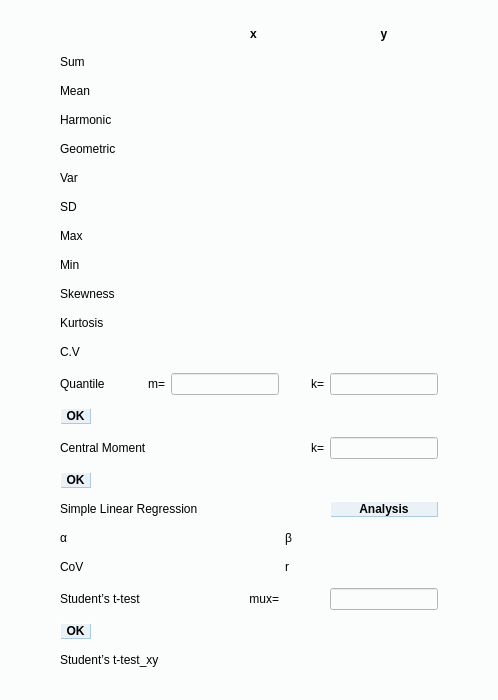
<?xml version="1.0" encoding="UTF-8"?>
<ui version="4.0">
 <class>Stat</class>
 <widget class="QDialog" name="Stat">
  <property name="geometry">
   <rect>
    <x>0</x>
    <y>0</y>
    <width>498</width>
    <height>700</height>
   </rect>
  </property>
  <property name="minimumSize">
   <size>
    <width>480</width>
    <height>620</height>
   </size>
  </property>
  <property name="maximumSize">
   <size>
    <width>498</width>
    <height>700</height>
   </size>
  </property>
  <property name="windowTitle">
   <string>Stat</string>
  </property>
  <property name="styleSheet">
   <string notr="true">
background-color: #fbfcfc;</string>
  </property>
  <property name="sizeGripEnabled">
   <bool>true</bool>
  </property>
  <layout class="QGridLayout" name="gridLayout">
   <property name="leftMargin">
    <number>60</number>
   </property>
   <property name="topMargin">
    <number>20</number>
   </property>
   <property name="rightMargin">
    <number>60</number>
   </property>
   <property name="bottomMargin">
    <number>20</number>
   </property>
   <item row="0" column="6">
    <widget class="QLabel" name="label_9">
     <property name="sizePolicy">
      <sizepolicy hsizetype="Preferred" vsizetype="Fixed">
       <horstretch>0</horstretch>
       <verstretch>0</verstretch>
      </sizepolicy>
     </property>
     <property name="font">
      <font>
       <family>Arial</family>
       <weight>75</weight>
       <bold>true</bold>
      </font>
     </property>
     <property name="text">
      <string>y</string>
     </property>
     <property name="alignment">
      <set>Qt::AlignCenter</set>
     </property>
    </widget>
   </item>
   <item row="1" column="0">
    <widget class="QLabel" name="label">
     <property name="font">
      <font>
       <family>Arial</family>
      </font>
     </property>
     <property name="text">
      <string>Sum</string>
     </property>
    </widget>
   </item>
   <item row="1" column="3" colspan="3">
    <widget class="QLineEdit" name="lineEdit">
     <property name="enabled">
      <bool>true</bool>
     </property>
     <property name="sizePolicy">
      <sizepolicy hsizetype="Fixed" vsizetype="Fixed">
       <horstretch>0</horstretch>
       <verstretch>0</verstretch>
      </sizepolicy>
     </property>
     <property name="minimumSize">
      <size>
       <width>130</width>
       <height>0</height>
      </size>
     </property>
     <property name="maximumSize">
      <size>
       <width>130</width>
       <height>16777215</height>
      </size>
     </property>
     <property name="font">
      <font>
       <family>Times New Roman</family>
      </font>
     </property>
     <property name="text">
      <string/>
     </property>
     <property name="frame">
      <bool>false</bool>
     </property>
     <property name="alignment">
      <set>Qt::AlignRight|Qt::AlignTrailing|Qt::AlignVCenter</set>
     </property>
     <property name="readOnly">
      <bool>true</bool>
     </property>
    </widget>
   </item>
   <item row="1" column="6">
    <widget class="QLineEdit" name="lineEdit_16">
     <property name="enabled">
      <bool>true</bool>
     </property>
     <property name="sizePolicy">
      <sizepolicy hsizetype="Fixed" vsizetype="Fixed">
       <horstretch>0</horstretch>
       <verstretch>0</verstretch>
      </sizepolicy>
     </property>
     <property name="maximumSize">
      <size>
       <width>130</width>
       <height>16777215</height>
      </size>
     </property>
     <property name="font">
      <font>
       <family>Times New Roman</family>
      </font>
     </property>
     <property name="frame">
      <bool>false</bool>
     </property>
     <property name="alignment">
      <set>Qt::AlignRight|Qt::AlignTrailing|Qt::AlignVCenter</set>
     </property>
     <property name="readOnly">
      <bool>true</bool>
     </property>
    </widget>
   </item>
   <item row="2" column="0">
    <widget class="QLabel" name="label_2">
     <property name="font">
      <font>
       <family>Arial</family>
      </font>
     </property>
     <property name="text">
      <string>Mean</string>
     </property>
    </widget>
   </item>
   <item row="2" column="3" colspan="3">
    <widget class="QLineEdit" name="lineEdit_2">
     <property name="enabled">
      <bool>true</bool>
     </property>
     <property name="sizePolicy">
      <sizepolicy hsizetype="Fixed" vsizetype="Fixed">
       <horstretch>0</horstretch>
       <verstretch>0</verstretch>
      </sizepolicy>
     </property>
     <property name="minimumSize">
      <size>
       <width>130</width>
       <height>0</height>
      </size>
     </property>
     <property name="maximumSize">
      <size>
       <width>130</width>
       <height>16777215</height>
      </size>
     </property>
     <property name="font">
      <font>
       <family>Times New Roman</family>
      </font>
     </property>
     <property name="frame">
      <bool>false</bool>
     </property>
     <property name="alignment">
      <set>Qt::AlignRight|Qt::AlignTrailing|Qt::AlignVCenter</set>
     </property>
     <property name="readOnly">
      <bool>true</bool>
     </property>
    </widget>
   </item>
   <item row="2" column="6">
    <widget class="QLineEdit" name="lineEdit_15">
     <property name="enabled">
      <bool>true</bool>
     </property>
     <property name="sizePolicy">
      <sizepolicy hsizetype="Fixed" vsizetype="Fixed">
       <horstretch>0</horstretch>
       <verstretch>0</verstretch>
      </sizepolicy>
     </property>
     <property name="maximumSize">
      <size>
       <width>130</width>
       <height>16777215</height>
      </size>
     </property>
     <property name="font">
      <font>
       <family>Times New Roman</family>
      </font>
     </property>
     <property name="frame">
      <bool>false</bool>
     </property>
     <property name="alignment">
      <set>Qt::AlignRight|Qt::AlignTrailing|Qt::AlignVCenter</set>
     </property>
     <property name="readOnly">
      <bool>true</bool>
     </property>
    </widget>
   </item>
   <item row="3" column="0" colspan="2">
    <widget class="QLabel" name="label_8">
     <property name="font">
      <font>
       <family>Arial</family>
      </font>
     </property>
     <property name="text">
      <string>Harmonic</string>
     </property>
    </widget>
   </item>
   <item row="3" column="3" colspan="3">
    <widget class="QLineEdit" name="lineEdit_7">
     <property name="enabled">
      <bool>true</bool>
     </property>
     <property name="sizePolicy">
      <sizepolicy hsizetype="Fixed" vsizetype="Fixed">
       <horstretch>0</horstretch>
       <verstretch>0</verstretch>
      </sizepolicy>
     </property>
     <property name="minimumSize">
      <size>
       <width>130</width>
       <height>0</height>
      </size>
     </property>
     <property name="maximumSize">
      <size>
       <width>130</width>
       <height>16777215</height>
      </size>
     </property>
     <property name="font">
      <font>
       <family>Times New Roman</family>
      </font>
     </property>
     <property name="frame">
      <bool>false</bool>
     </property>
     <property name="alignment">
      <set>Qt::AlignRight|Qt::AlignTrailing|Qt::AlignVCenter</set>
     </property>
     <property name="readOnly">
      <bool>true</bool>
     </property>
    </widget>
   </item>
   <item row="3" column="6">
    <widget class="QLineEdit" name="lineEdit_21">
     <property name="enabled">
      <bool>true</bool>
     </property>
     <property name="sizePolicy">
      <sizepolicy hsizetype="Fixed" vsizetype="Fixed">
       <horstretch>0</horstretch>
       <verstretch>0</verstretch>
      </sizepolicy>
     </property>
     <property name="maximumSize">
      <size>
       <width>130</width>
       <height>16777215</height>
      </size>
     </property>
     <property name="font">
      <font>
       <family>Times New Roman</family>
      </font>
     </property>
     <property name="frame">
      <bool>false</bool>
     </property>
     <property name="alignment">
      <set>Qt::AlignRight|Qt::AlignTrailing|Qt::AlignVCenter</set>
     </property>
     <property name="readOnly">
      <bool>true</bool>
     </property>
    </widget>
   </item>
   <item row="4" column="0" colspan="2">
    <widget class="QLabel" name="label_15">
     <property name="font">
      <font>
       <family>Arial</family>
      </font>
     </property>
     <property name="text">
      <string>Geometric</string>
     </property>
    </widget>
   </item>
   <item row="4" column="3" colspan="3">
    <widget class="QLineEdit" name="lineEdit_8">
     <property name="enabled">
      <bool>true</bool>
     </property>
     <property name="sizePolicy">
      <sizepolicy hsizetype="Fixed" vsizetype="Fixed">
       <horstretch>0</horstretch>
       <verstretch>0</verstretch>
      </sizepolicy>
     </property>
     <property name="minimumSize">
      <size>
       <width>130</width>
       <height>0</height>
      </size>
     </property>
     <property name="maximumSize">
      <size>
       <width>130</width>
       <height>16777215</height>
      </size>
     </property>
     <property name="font">
      <font>
       <family>Times New Roman</family>
      </font>
     </property>
     <property name="frame">
      <bool>false</bool>
     </property>
     <property name="alignment">
      <set>Qt::AlignRight|Qt::AlignTrailing|Qt::AlignVCenter</set>
     </property>
     <property name="readOnly">
      <bool>true</bool>
     </property>
    </widget>
   </item>
   <item row="4" column="6">
    <widget class="QLineEdit" name="lineEdit_25">
     <property name="enabled">
      <bool>true</bool>
     </property>
     <property name="sizePolicy">
      <sizepolicy hsizetype="Fixed" vsizetype="Fixed">
       <horstretch>0</horstretch>
       <verstretch>0</verstretch>
      </sizepolicy>
     </property>
     <property name="maximumSize">
      <size>
       <width>130</width>
       <height>16777215</height>
      </size>
     </property>
     <property name="font">
      <font>
       <family>Times New Roman</family>
      </font>
     </property>
     <property name="frame">
      <bool>false</bool>
     </property>
     <property name="alignment">
      <set>Qt::AlignRight|Qt::AlignTrailing|Qt::AlignVCenter</set>
     </property>
     <property name="readOnly">
      <bool>true</bool>
     </property>
    </widget>
   </item>
   <item row="5" column="0">
    <widget class="QLabel" name="label_3">
     <property name="font">
      <font>
       <family>Arial</family>
      </font>
     </property>
     <property name="text">
      <string>Var</string>
     </property>
    </widget>
   </item>
   <item row="5" column="3" colspan="3">
    <widget class="QLineEdit" name="lineEdit_3">
     <property name="enabled">
      <bool>true</bool>
     </property>
     <property name="sizePolicy">
      <sizepolicy hsizetype="Fixed" vsizetype="Fixed">
       <horstretch>0</horstretch>
       <verstretch>0</verstretch>
      </sizepolicy>
     </property>
     <property name="minimumSize">
      <size>
       <width>130</width>
       <height>0</height>
      </size>
     </property>
     <property name="maximumSize">
      <size>
       <width>130</width>
       <height>16777215</height>
      </size>
     </property>
     <property name="font">
      <font>
       <family>Times New Roman</family>
      </font>
     </property>
     <property name="frame">
      <bool>false</bool>
     </property>
     <property name="alignment">
      <set>Qt::AlignRight|Qt::AlignTrailing|Qt::AlignVCenter</set>
     </property>
     <property name="readOnly">
      <bool>true</bool>
     </property>
    </widget>
   </item>
   <item row="5" column="6">
    <widget class="QLineEdit" name="lineEdit_14">
     <property name="enabled">
      <bool>true</bool>
     </property>
     <property name="sizePolicy">
      <sizepolicy hsizetype="Fixed" vsizetype="Fixed">
       <horstretch>0</horstretch>
       <verstretch>0</verstretch>
      </sizepolicy>
     </property>
     <property name="maximumSize">
      <size>
       <width>130</width>
       <height>16777215</height>
      </size>
     </property>
     <property name="font">
      <font>
       <family>Times New Roman</family>
      </font>
     </property>
     <property name="frame">
      <bool>false</bool>
     </property>
     <property name="alignment">
      <set>Qt::AlignRight|Qt::AlignTrailing|Qt::AlignVCenter</set>
     </property>
     <property name="readOnly">
      <bool>true</bool>
     </property>
    </widget>
   </item>
   <item row="6" column="0">
    <widget class="QLabel" name="label_4">
     <property name="font">
      <font>
       <family>Arial</family>
      </font>
     </property>
     <property name="text">
      <string>SD</string>
     </property>
    </widget>
   </item>
   <item row="6" column="3" colspan="3">
    <widget class="QLineEdit" name="lineEdit_4">
     <property name="enabled">
      <bool>true</bool>
     </property>
     <property name="sizePolicy">
      <sizepolicy hsizetype="Fixed" vsizetype="Fixed">
       <horstretch>0</horstretch>
       <verstretch>0</verstretch>
      </sizepolicy>
     </property>
     <property name="minimumSize">
      <size>
       <width>130</width>
       <height>0</height>
      </size>
     </property>
     <property name="maximumSize">
      <size>
       <width>130</width>
       <height>16777215</height>
      </size>
     </property>
     <property name="font">
      <font>
       <family>Times New Roman</family>
      </font>
     </property>
     <property name="frame">
      <bool>false</bool>
     </property>
     <property name="alignment">
      <set>Qt::AlignRight|Qt::AlignTrailing|Qt::AlignVCenter</set>
     </property>
     <property name="readOnly">
      <bool>true</bool>
     </property>
    </widget>
   </item>
   <item row="6" column="6">
    <widget class="QLineEdit" name="lineEdit_13">
     <property name="enabled">
      <bool>true</bool>
     </property>
     <property name="sizePolicy">
      <sizepolicy hsizetype="Fixed" vsizetype="Fixed">
       <horstretch>0</horstretch>
       <verstretch>0</verstretch>
      </sizepolicy>
     </property>
     <property name="maximumSize">
      <size>
       <width>130</width>
       <height>16777215</height>
      </size>
     </property>
     <property name="font">
      <font>
       <family>Times New Roman</family>
      </font>
     </property>
     <property name="frame">
      <bool>false</bool>
     </property>
     <property name="alignment">
      <set>Qt::AlignRight|Qt::AlignTrailing|Qt::AlignVCenter</set>
     </property>
     <property name="readOnly">
      <bool>true</bool>
     </property>
    </widget>
   </item>
   <item row="7" column="0">
    <widget class="QLabel" name="label_5">
     <property name="font">
      <font>
       <family>Arial</family>
      </font>
     </property>
     <property name="text">
      <string>Max</string>
     </property>
    </widget>
   </item>
   <item row="7" column="3" colspan="3">
    <widget class="QLineEdit" name="lineEdit_5">
     <property name="enabled">
      <bool>true</bool>
     </property>
     <property name="sizePolicy">
      <sizepolicy hsizetype="Fixed" vsizetype="Fixed">
       <horstretch>0</horstretch>
       <verstretch>0</verstretch>
      </sizepolicy>
     </property>
     <property name="minimumSize">
      <size>
       <width>130</width>
       <height>0</height>
      </size>
     </property>
     <property name="maximumSize">
      <size>
       <width>130</width>
       <height>16777215</height>
      </size>
     </property>
     <property name="font">
      <font>
       <family>Times New Roman</family>
      </font>
     </property>
     <property name="frame">
      <bool>false</bool>
     </property>
     <property name="alignment">
      <set>Qt::AlignRight|Qt::AlignTrailing|Qt::AlignVCenter</set>
     </property>
     <property name="readOnly">
      <bool>true</bool>
     </property>
    </widget>
   </item>
   <item row="7" column="6">
    <widget class="QLineEdit" name="lineEdit_17">
     <property name="enabled">
      <bool>true</bool>
     </property>
     <property name="sizePolicy">
      <sizepolicy hsizetype="Fixed" vsizetype="Fixed">
       <horstretch>0</horstretch>
       <verstretch>0</verstretch>
      </sizepolicy>
     </property>
     <property name="maximumSize">
      <size>
       <width>130</width>
       <height>16777215</height>
      </size>
     </property>
     <property name="font">
      <font>
       <family>Times New Roman</family>
      </font>
     </property>
     <property name="frame">
      <bool>false</bool>
     </property>
     <property name="alignment">
      <set>Qt::AlignRight|Qt::AlignTrailing|Qt::AlignVCenter</set>
     </property>
     <property name="readOnly">
      <bool>true</bool>
     </property>
    </widget>
   </item>
   <item row="8" column="0">
    <widget class="QLabel" name="label_6">
     <property name="font">
      <font>
       <family>Arial</family>
      </font>
     </property>
     <property name="text">
      <string>Min</string>
     </property>
    </widget>
   </item>
   <item row="8" column="3" colspan="3">
    <widget class="QLineEdit" name="lineEdit_6">
     <property name="enabled">
      <bool>true</bool>
     </property>
     <property name="sizePolicy">
      <sizepolicy hsizetype="Fixed" vsizetype="Fixed">
       <horstretch>0</horstretch>
       <verstretch>0</verstretch>
      </sizepolicy>
     </property>
     <property name="minimumSize">
      <size>
       <width>130</width>
       <height>0</height>
      </size>
     </property>
     <property name="maximumSize">
      <size>
       <width>130</width>
       <height>16777215</height>
      </size>
     </property>
     <property name="font">
      <font>
       <family>Times New Roman</family>
      </font>
     </property>
     <property name="frame">
      <bool>false</bool>
     </property>
     <property name="alignment">
      <set>Qt::AlignRight|Qt::AlignTrailing|Qt::AlignVCenter</set>
     </property>
     <property name="readOnly">
      <bool>true</bool>
     </property>
    </widget>
   </item>
   <item row="8" column="6">
    <widget class="QLineEdit" name="lineEdit_18">
     <property name="enabled">
      <bool>true</bool>
     </property>
     <property name="sizePolicy">
      <sizepolicy hsizetype="Fixed" vsizetype="Fixed">
       <horstretch>0</horstretch>
       <verstretch>0</verstretch>
      </sizepolicy>
     </property>
     <property name="maximumSize">
      <size>
       <width>130</width>
       <height>16777215</height>
      </size>
     </property>
     <property name="font">
      <font>
       <family>Times New Roman</family>
      </font>
     </property>
     <property name="frame">
      <bool>false</bool>
     </property>
     <property name="alignment">
      <set>Qt::AlignRight|Qt::AlignTrailing|Qt::AlignVCenter</set>
     </property>
     <property name="readOnly">
      <bool>true</bool>
     </property>
    </widget>
   </item>
   <item row="9" column="0" colspan="2">
    <widget class="QLabel" name="label_16">
     <property name="font">
      <font>
       <family>Arial</family>
      </font>
     </property>
     <property name="text">
      <string>Skewness</string>
     </property>
    </widget>
   </item>
   <item row="9" column="3" colspan="3">
    <widget class="QLineEdit" name="lineEdit_9">
     <property name="enabled">
      <bool>true</bool>
     </property>
     <property name="sizePolicy">
      <sizepolicy hsizetype="Fixed" vsizetype="Fixed">
       <horstretch>0</horstretch>
       <verstretch>0</verstretch>
      </sizepolicy>
     </property>
     <property name="minimumSize">
      <size>
       <width>130</width>
       <height>0</height>
      </size>
     </property>
     <property name="maximumSize">
      <size>
       <width>130</width>
       <height>16777215</height>
      </size>
     </property>
     <property name="font">
      <font>
       <family>Times New Roman</family>
      </font>
     </property>
     <property name="frame">
      <bool>false</bool>
     </property>
     <property name="alignment">
      <set>Qt::AlignRight|Qt::AlignTrailing|Qt::AlignVCenter</set>
     </property>
     <property name="readOnly">
      <bool>true</bool>
     </property>
    </widget>
   </item>
   <item row="9" column="6">
    <widget class="QLineEdit" name="lineEdit_28">
     <property name="enabled">
      <bool>true</bool>
     </property>
     <property name="sizePolicy">
      <sizepolicy hsizetype="Fixed" vsizetype="Fixed">
       <horstretch>0</horstretch>
       <verstretch>0</verstretch>
      </sizepolicy>
     </property>
     <property name="maximumSize">
      <size>
       <width>130</width>
       <height>16777215</height>
      </size>
     </property>
     <property name="font">
      <font>
       <family>Times New Roman</family>
      </font>
     </property>
     <property name="frame">
      <bool>false</bool>
     </property>
     <property name="alignment">
      <set>Qt::AlignRight|Qt::AlignTrailing|Qt::AlignVCenter</set>
     </property>
     <property name="readOnly">
      <bool>true</bool>
     </property>
    </widget>
   </item>
   <item row="10" column="0" colspan="2">
    <widget class="QLabel" name="label_17">
     <property name="font">
      <font>
       <family>Arial</family>
      </font>
     </property>
     <property name="text">
      <string>Kurtosis</string>
     </property>
    </widget>
   </item>
   <item row="10" column="3" colspan="3">
    <widget class="QLineEdit" name="lineEdit_10">
     <property name="enabled">
      <bool>true</bool>
     </property>
     <property name="sizePolicy">
      <sizepolicy hsizetype="Fixed" vsizetype="Fixed">
       <horstretch>0</horstretch>
       <verstretch>0</verstretch>
      </sizepolicy>
     </property>
     <property name="minimumSize">
      <size>
       <width>130</width>
       <height>0</height>
      </size>
     </property>
     <property name="maximumSize">
      <size>
       <width>130</width>
       <height>16777215</height>
      </size>
     </property>
     <property name="font">
      <font>
       <family>Times New Roman</family>
      </font>
     </property>
     <property name="frame">
      <bool>false</bool>
     </property>
     <property name="alignment">
      <set>Qt::AlignRight|Qt::AlignTrailing|Qt::AlignVCenter</set>
     </property>
     <property name="readOnly">
      <bool>true</bool>
     </property>
    </widget>
   </item>
   <item row="10" column="6">
    <widget class="QLineEdit" name="lineEdit_29">
     <property name="enabled">
      <bool>true</bool>
     </property>
     <property name="sizePolicy">
      <sizepolicy hsizetype="Fixed" vsizetype="Fixed">
       <horstretch>0</horstretch>
       <verstretch>0</verstretch>
      </sizepolicy>
     </property>
     <property name="maximumSize">
      <size>
       <width>130</width>
       <height>16777215</height>
      </size>
     </property>
     <property name="font">
      <font>
       <family>Times New Roman</family>
      </font>
     </property>
     <property name="frame">
      <bool>false</bool>
     </property>
     <property name="alignment">
      <set>Qt::AlignRight|Qt::AlignTrailing|Qt::AlignVCenter</set>
     </property>
     <property name="readOnly">
      <bool>true</bool>
     </property>
    </widget>
   </item>
   <item row="11" column="0">
    <widget class="QLabel" name="label_18">
     <property name="font">
      <font>
       <family>Arial</family>
      </font>
     </property>
     <property name="text">
      <string>C.V</string>
     </property>
    </widget>
   </item>
   <item row="11" column="3" colspan="3">
    <widget class="QLineEdit" name="lineEdit_11">
     <property name="enabled">
      <bool>true</bool>
     </property>
     <property name="sizePolicy">
      <sizepolicy hsizetype="Fixed" vsizetype="Fixed">
       <horstretch>0</horstretch>
       <verstretch>0</verstretch>
      </sizepolicy>
     </property>
     <property name="minimumSize">
      <size>
       <width>130</width>
       <height>0</height>
      </size>
     </property>
     <property name="maximumSize">
      <size>
       <width>130</width>
       <height>16777215</height>
      </size>
     </property>
     <property name="font">
      <font>
       <family>Times New Roman</family>
      </font>
     </property>
     <property name="frame">
      <bool>false</bool>
     </property>
     <property name="alignment">
      <set>Qt::AlignRight|Qt::AlignTrailing|Qt::AlignVCenter</set>
     </property>
     <property name="readOnly">
      <bool>true</bool>
     </property>
    </widget>
   </item>
   <item row="11" column="6">
    <widget class="QLineEdit" name="lineEdit_30">
     <property name="enabled">
      <bool>true</bool>
     </property>
     <property name="sizePolicy">
      <sizepolicy hsizetype="Fixed" vsizetype="Fixed">
       <horstretch>0</horstretch>
       <verstretch>0</verstretch>
      </sizepolicy>
     </property>
     <property name="maximumSize">
      <size>
       <width>130</width>
       <height>16777215</height>
      </size>
     </property>
     <property name="font">
      <font>
       <family>Times New Roman</family>
      </font>
     </property>
     <property name="frame">
      <bool>false</bool>
     </property>
     <property name="alignment">
      <set>Qt::AlignRight|Qt::AlignTrailing|Qt::AlignVCenter</set>
     </property>
     <property name="readOnly">
      <bool>true</bool>
     </property>
    </widget>
   </item>
   <item row="12" column="0" colspan="2">
    <widget class="QLabel" name="label_10">
     <property name="font">
      <font>
       <family>Arial</family>
      </font>
     </property>
     <property name="text">
      <string>Quantile</string>
     </property>
    </widget>
   </item>
   <item row="12" column="2">
    <widget class="QLabel" name="label_11">
     <property name="font">
      <font>
       <family>Arial</family>
      </font>
     </property>
     <property name="text">
      <string>m=</string>
     </property>
     <property name="alignment">
      <set>Qt::AlignRight|Qt::AlignTrailing|Qt::AlignVCenter</set>
     </property>
    </widget>
   </item>
   <item row="12" column="3" colspan="2">
    <widget class="QLineEdit" name="lineEdit_19">
     <property name="sizePolicy">
      <sizepolicy hsizetype="Minimum" vsizetype="Fixed">
       <horstretch>0</horstretch>
       <verstretch>0</verstretch>
      </sizepolicy>
     </property>
     <property name="minimumSize">
      <size>
       <width>100</width>
       <height>0</height>
      </size>
     </property>
     <property name="maximumSize">
      <size>
       <width>130</width>
       <height>16777215</height>
      </size>
     </property>
     <property name="font">
      <font>
       <family>Times New Roman</family>
      </font>
     </property>
     <property name="alignment">
      <set>Qt::AlignRight|Qt::AlignTrailing|Qt::AlignVCenter</set>
     </property>
    </widget>
   </item>
   <item row="12" column="5">
    <widget class="QLabel" name="label_12">
     <property name="font">
      <font>
       <family>Arial</family>
      </font>
     </property>
     <property name="text">
      <string>k=</string>
     </property>
     <property name="alignment">
      <set>Qt::AlignRight|Qt::AlignTrailing|Qt::AlignVCenter</set>
     </property>
    </widget>
   </item>
   <item row="12" column="6">
    <widget class="QLineEdit" name="lineEdit_20">
     <property name="sizePolicy">
      <sizepolicy hsizetype="Fixed" vsizetype="Fixed">
       <horstretch>0</horstretch>
       <verstretch>0</verstretch>
      </sizepolicy>
     </property>
     <property name="maximumSize">
      <size>
       <width>130</width>
       <height>16777215</height>
      </size>
     </property>
     <property name="font">
      <font>
       <family>Times New Roman</family>
      </font>
     </property>
     <property name="alignment">
      <set>Qt::AlignRight|Qt::AlignTrailing|Qt::AlignVCenter</set>
     </property>
    </widget>
   </item>
   <item row="13" column="0">
    <widget class="QPushButton" name="pushButton">
     <property name="sizePolicy">
      <sizepolicy hsizetype="Preferred" vsizetype="Fixed">
       <horstretch>0</horstretch>
       <verstretch>0</verstretch>
      </sizepolicy>
     </property>
     <property name="font">
      <font>
       <family>Arial</family>
       <weight>75</weight>
       <bold>true</bold>
      </font>
     </property>
     <property name="styleSheet">
      <string notr="true">QPushButton{
	background-color:#EAF2F8;   
	border: 1px groove #A9CCE3 ; 
	border-style: outset;
}
QPushButton:hover {
	background-color:#D4E6F1; 
	color: black;
}
QPushButton:pressed{
	background-color:#A9CCE3; 
	border-style: inset;
}

</string>
     </property>
     <property name="text">
      <string>OK</string>
     </property>
    </widget>
   </item>
   <item row="13" column="3" colspan="3">
    <widget class="QLineEdit" name="lineEdit_22">
     <property name="enabled">
      <bool>true</bool>
     </property>
     <property name="sizePolicy">
      <sizepolicy hsizetype="Fixed" vsizetype="Fixed">
       <horstretch>0</horstretch>
       <verstretch>0</verstretch>
      </sizepolicy>
     </property>
     <property name="maximumSize">
      <size>
       <width>130</width>
       <height>16777215</height>
      </size>
     </property>
     <property name="font">
      <font>
       <family>Times New Roman</family>
      </font>
     </property>
     <property name="frame">
      <bool>false</bool>
     </property>
     <property name="alignment">
      <set>Qt::AlignRight|Qt::AlignTrailing|Qt::AlignVCenter</set>
     </property>
     <property name="readOnly">
      <bool>true</bool>
     </property>
    </widget>
   </item>
   <item row="13" column="6">
    <widget class="QLineEdit" name="lineEdit_23">
     <property name="enabled">
      <bool>true</bool>
     </property>
     <property name="sizePolicy">
      <sizepolicy hsizetype="Fixed" vsizetype="Fixed">
       <horstretch>0</horstretch>
       <verstretch>0</verstretch>
      </sizepolicy>
     </property>
     <property name="maximumSize">
      <size>
       <width>130</width>
       <height>16777215</height>
      </size>
     </property>
     <property name="font">
      <font>
       <family>Times New Roman</family>
      </font>
     </property>
     <property name="frame">
      <bool>false</bool>
     </property>
     <property name="alignment">
      <set>Qt::AlignRight|Qt::AlignTrailing|Qt::AlignVCenter</set>
     </property>
     <property name="readOnly">
      <bool>true</bool>
     </property>
    </widget>
   </item>
   <item row="14" column="0" colspan="3">
    <widget class="QLabel" name="label_14">
     <property name="font">
      <font>
       <family>Arial</family>
      </font>
     </property>
     <property name="text">
      <string>Central Moment</string>
     </property>
    </widget>
   </item>
   <item row="14" column="5">
    <widget class="QLabel" name="label_13">
     <property name="font">
      <font>
       <family>Arial</family>
      </font>
     </property>
     <property name="text">
      <string>k=</string>
     </property>
     <property name="alignment">
      <set>Qt::AlignRight|Qt::AlignTrailing|Qt::AlignVCenter</set>
     </property>
    </widget>
   </item>
   <item row="14" column="6">
    <widget class="QLineEdit" name="lineEdit_26">
     <property name="sizePolicy">
      <sizepolicy hsizetype="Fixed" vsizetype="Fixed">
       <horstretch>0</horstretch>
       <verstretch>0</verstretch>
      </sizepolicy>
     </property>
     <property name="maximumSize">
      <size>
       <width>130</width>
       <height>16777215</height>
      </size>
     </property>
     <property name="font">
      <font>
       <family>Times New Roman</family>
      </font>
     </property>
     <property name="text">
      <string/>
     </property>
     <property name="alignment">
      <set>Qt::AlignRight|Qt::AlignTrailing|Qt::AlignVCenter</set>
     </property>
    </widget>
   </item>
   <item row="15" column="0">
    <widget class="QPushButton" name="pushButton_2">
     <property name="sizePolicy">
      <sizepolicy hsizetype="Preferred" vsizetype="Fixed">
       <horstretch>0</horstretch>
       <verstretch>0</verstretch>
      </sizepolicy>
     </property>
     <property name="font">
      <font>
       <family>Arial</family>
       <weight>75</weight>
       <bold>true</bold>
      </font>
     </property>
     <property name="styleSheet">
      <string notr="true">QPushButton{
	background-color:#EAF2F8;   
	border: 1px groove #A9CCE3 ; 
	border-style: outset;
}
QPushButton:hover {
	background-color:#D4E6F1; 
	color: black;
}
QPushButton:pressed{
	background-color:#A9CCE3; 
	border-style: inset;
}

</string>
     </property>
     <property name="text">
      <string>OK</string>
     </property>
    </widget>
   </item>
   <item row="15" column="3" colspan="3">
    <widget class="QLineEdit" name="lineEdit_27">
     <property name="enabled">
      <bool>true</bool>
     </property>
     <property name="sizePolicy">
      <sizepolicy hsizetype="Fixed" vsizetype="Fixed">
       <horstretch>0</horstretch>
       <verstretch>0</verstretch>
      </sizepolicy>
     </property>
     <property name="maximumSize">
      <size>
       <width>130</width>
       <height>16777215</height>
      </size>
     </property>
     <property name="font">
      <font>
       <family>Times New Roman</family>
      </font>
     </property>
     <property name="text">
      <string/>
     </property>
     <property name="frame">
      <bool>false</bool>
     </property>
     <property name="alignment">
      <set>Qt::AlignRight|Qt::AlignTrailing|Qt::AlignVCenter</set>
     </property>
     <property name="readOnly">
      <bool>true</bool>
     </property>
    </widget>
   </item>
   <item row="15" column="6">
    <widget class="QLineEdit" name="lineEdit_24">
     <property name="enabled">
      <bool>true</bool>
     </property>
     <property name="sizePolicy">
      <sizepolicy hsizetype="Fixed" vsizetype="Fixed">
       <horstretch>0</horstretch>
       <verstretch>0</verstretch>
      </sizepolicy>
     </property>
     <property name="maximumSize">
      <size>
       <width>130</width>
       <height>16777215</height>
      </size>
     </property>
     <property name="font">
      <font>
       <family>Times New Roman</family>
      </font>
     </property>
     <property name="text">
      <string/>
     </property>
     <property name="frame">
      <bool>false</bool>
     </property>
     <property name="alignment">
      <set>Qt::AlignRight|Qt::AlignTrailing|Qt::AlignVCenter</set>
     </property>
     <property name="readOnly">
      <bool>true</bool>
     </property>
    </widget>
   </item>
   <item row="16" column="0" colspan="4">
    <widget class="QLabel" name="label_19">
     <property name="font">
      <font>
       <family>Arial</family>
      </font>
     </property>
     <property name="text">
      <string>Simple Linear Regression</string>
     </property>
    </widget>
   </item>
   <item row="16" column="6">
    <widget class="QPushButton" name="pushButton_3">
     <property name="enabled">
      <bool>true</bool>
     </property>
     <property name="sizePolicy">
      <sizepolicy hsizetype="Preferred" vsizetype="Fixed">
       <horstretch>0</horstretch>
       <verstretch>0</verstretch>
      </sizepolicy>
     </property>
     <property name="font">
      <font>
       <family>Arial</family>
       <weight>75</weight>
       <bold>true</bold>
      </font>
     </property>
     <property name="styleSheet">
      <string notr="true">QPushButton{
	background-color:#EAF2F8;   
	border: 1px groove #A9CCE3 ; 
	border-style: outset;
}
QPushButton:hover {
	background-color:#D4E6F1; 
	color: black;
}
QPushButton:pressed{
	background-color:#A9CCE3; 
	border-style: inset;
}

</string>
     </property>
     <property name="text">
      <string>Analysis</string>
     </property>
    </widget>
   </item>
   <item row="17" column="0">
    <widget class="QLabel" name="label_20">
     <property name="font">
      <font>
       <family>Arial</family>
      </font>
     </property>
     <property name="text">
      <string>α</string>
     </property>
    </widget>
   </item>
   <item row="17" column="1" colspan="3">
    <widget class="QLineEdit" name="lineEdit_33">
     <property name="enabled">
      <bool>true</bool>
     </property>
     <property name="sizePolicy">
      <sizepolicy hsizetype="Fixed" vsizetype="Fixed">
       <horstretch>0</horstretch>
       <verstretch>0</verstretch>
      </sizepolicy>
     </property>
     <property name="maximumSize">
      <size>
       <width>130</width>
       <height>16777215</height>
      </size>
     </property>
     <property name="font">
      <font>
       <family>Times New Roman</family>
      </font>
     </property>
     <property name="text">
      <string/>
     </property>
     <property name="frame">
      <bool>false</bool>
     </property>
     <property name="alignment">
      <set>Qt::AlignRight|Qt::AlignTrailing|Qt::AlignVCenter</set>
     </property>
     <property name="readOnly">
      <bool>true</bool>
     </property>
    </widget>
   </item>
   <item row="17" column="5">
    <widget class="QLabel" name="label_21">
     <property name="font">
      <font>
       <family>Arial</family>
      </font>
     </property>
     <property name="text">
      <string>β</string>
     </property>
    </widget>
   </item>
   <item row="17" column="6">
    <widget class="QLineEdit" name="lineEdit_31">
     <property name="enabled">
      <bool>true</bool>
     </property>
     <property name="sizePolicy">
      <sizepolicy hsizetype="Fixed" vsizetype="Fixed">
       <horstretch>0</horstretch>
       <verstretch>0</verstretch>
      </sizepolicy>
     </property>
     <property name="maximumSize">
      <size>
       <width>130</width>
       <height>16777215</height>
      </size>
     </property>
     <property name="font">
      <font>
       <family>Times New Roman</family>
      </font>
     </property>
     <property name="text">
      <string/>
     </property>
     <property name="frame">
      <bool>false</bool>
     </property>
     <property name="alignment">
      <set>Qt::AlignRight|Qt::AlignTrailing|Qt::AlignVCenter</set>
     </property>
     <property name="readOnly">
      <bool>true</bool>
     </property>
    </widget>
   </item>
   <item row="18" column="0">
    <widget class="QLabel" name="label_26">
     <property name="font">
      <font>
       <family>Arial</family>
      </font>
     </property>
     <property name="text">
      <string>CoV</string>
     </property>
    </widget>
   </item>
   <item row="18" column="1" colspan="3">
    <widget class="QLineEdit" name="lineEdit_38">
     <property name="enabled">
      <bool>true</bool>
     </property>
     <property name="sizePolicy">
      <sizepolicy hsizetype="Fixed" vsizetype="Fixed">
       <horstretch>0</horstretch>
       <verstretch>0</verstretch>
      </sizepolicy>
     </property>
     <property name="maximumSize">
      <size>
       <width>130</width>
       <height>16777215</height>
      </size>
     </property>
     <property name="font">
      <font>
       <family>Times New Roman</family>
      </font>
     </property>
     <property name="text">
      <string/>
     </property>
     <property name="frame">
      <bool>false</bool>
     </property>
     <property name="alignment">
      <set>Qt::AlignRight|Qt::AlignTrailing|Qt::AlignVCenter</set>
     </property>
     <property name="readOnly">
      <bool>true</bool>
     </property>
    </widget>
   </item>
   <item row="18" column="5">
    <widget class="QLabel" name="label_23">
     <property name="font">
      <font>
       <family>Arial</family>
      </font>
     </property>
     <property name="text">
      <string>r</string>
     </property>
    </widget>
   </item>
   <item row="18" column="6">
    <widget class="QLineEdit" name="lineEdit_32">
     <property name="enabled">
      <bool>true</bool>
     </property>
     <property name="sizePolicy">
      <sizepolicy hsizetype="Fixed" vsizetype="Fixed">
       <horstretch>0</horstretch>
       <verstretch>0</verstretch>
      </sizepolicy>
     </property>
     <property name="maximumSize">
      <size>
       <width>130</width>
       <height>16777215</height>
      </size>
     </property>
     <property name="font">
      <font>
       <family>Times New Roman</family>
      </font>
     </property>
     <property name="text">
      <string/>
     </property>
     <property name="frame">
      <bool>false</bool>
     </property>
     <property name="alignment">
      <set>Qt::AlignRight|Qt::AlignTrailing|Qt::AlignVCenter</set>
     </property>
     <property name="readOnly">
      <bool>true</bool>
     </property>
    </widget>
   </item>
   <item row="19" column="0" colspan="3">
    <widget class="QLabel" name="label_22">
     <property name="font">
      <font>
       <family>Arial</family>
      </font>
     </property>
     <property name="text">
      <string>Student’s t-test</string>
     </property>
    </widget>
   </item>
   <item row="19" column="4">
    <widget class="QLabel" name="label_24">
     <property name="font">
      <font>
       <family>Arial</family>
      </font>
     </property>
     <property name="text">
      <string>mux=</string>
     </property>
     <property name="alignment">
      <set>Qt::AlignRight|Qt::AlignTrailing|Qt::AlignVCenter</set>
     </property>
    </widget>
   </item>
   <item row="19" column="6">
    <widget class="QLineEdit" name="lineEdit_34">
     <property name="sizePolicy">
      <sizepolicy hsizetype="Fixed" vsizetype="Fixed">
       <horstretch>0</horstretch>
       <verstretch>0</verstretch>
      </sizepolicy>
     </property>
     <property name="maximumSize">
      <size>
       <width>130</width>
       <height>16777215</height>
      </size>
     </property>
     <property name="font">
      <font>
       <family>Times New Roman</family>
      </font>
     </property>
     <property name="text">
      <string/>
     </property>
     <property name="alignment">
      <set>Qt::AlignRight|Qt::AlignTrailing|Qt::AlignVCenter</set>
     </property>
    </widget>
   </item>
   <item row="20" column="0">
    <widget class="QPushButton" name="pushButton_4">
     <property name="sizePolicy">
      <sizepolicy hsizetype="Preferred" vsizetype="Fixed">
       <horstretch>0</horstretch>
       <verstretch>0</verstretch>
      </sizepolicy>
     </property>
     <property name="font">
      <font>
       <family>Arial</family>
       <weight>75</weight>
       <bold>true</bold>
      </font>
     </property>
     <property name="styleSheet">
      <string notr="true">QPushButton{
	background-color:#EAF2F8;   
	border: 1px groove #A9CCE3 ; 
	border-style: outset;
}
QPushButton:hover {
	background-color:#D4E6F1; 
	color: black;
}
QPushButton:pressed{
	background-color:#A9CCE3; 
	border-style: inset;
}

</string>
     </property>
     <property name="text">
      <string>OK</string>
     </property>
    </widget>
   </item>
   <item row="20" column="3" colspan="3">
    <widget class="QLineEdit" name="lineEdit_35">
     <property name="enabled">
      <bool>true</bool>
     </property>
     <property name="sizePolicy">
      <sizepolicy hsizetype="Fixed" vsizetype="Fixed">
       <horstretch>0</horstretch>
       <verstretch>0</verstretch>
      </sizepolicy>
     </property>
     <property name="maximumSize">
      <size>
       <width>130</width>
       <height>16777215</height>
      </size>
     </property>
     <property name="font">
      <font>
       <family>Times New Roman</family>
      </font>
     </property>
     <property name="text">
      <string/>
     </property>
     <property name="frame">
      <bool>false</bool>
     </property>
     <property name="alignment">
      <set>Qt::AlignRight|Qt::AlignTrailing|Qt::AlignVCenter</set>
     </property>
     <property name="readOnly">
      <bool>true</bool>
     </property>
    </widget>
   </item>
   <item row="20" column="6">
    <widget class="QLineEdit" name="lineEdit_36">
     <property name="enabled">
      <bool>true</bool>
     </property>
     <property name="sizePolicy">
      <sizepolicy hsizetype="Fixed" vsizetype="Fixed">
       <horstretch>0</horstretch>
       <verstretch>0</verstretch>
      </sizepolicy>
     </property>
     <property name="maximumSize">
      <size>
       <width>130</width>
       <height>16777215</height>
      </size>
     </property>
     <property name="font">
      <font>
       <family>Times New Roman</family>
      </font>
     </property>
     <property name="text">
      <string/>
     </property>
     <property name="frame">
      <bool>false</bool>
     </property>
     <property name="alignment">
      <set>Qt::AlignRight|Qt::AlignTrailing|Qt::AlignVCenter</set>
     </property>
     <property name="readOnly">
      <bool>true</bool>
     </property>
    </widget>
   </item>
   <item row="21" column="0" colspan="3">
    <widget class="QLabel" name="label_25">
     <property name="font">
      <font>
       <family>Arial</family>
      </font>
     </property>
     <property name="text">
      <string>Student’s t-test_xy</string>
     </property>
    </widget>
   </item>
   <item row="21" column="6">
    <widget class="QLineEdit" name="lineEdit_37">
     <property name="enabled">
      <bool>true</bool>
     </property>
     <property name="sizePolicy">
      <sizepolicy hsizetype="Fixed" vsizetype="Fixed">
       <horstretch>0</horstretch>
       <verstretch>0</verstretch>
      </sizepolicy>
     </property>
     <property name="maximumSize">
      <size>
       <width>130</width>
       <height>16777215</height>
      </size>
     </property>
     <property name="font">
      <font>
       <family>Times New Roman</family>
      </font>
     </property>
     <property name="text">
      <string/>
     </property>
     <property name="frame">
      <bool>false</bool>
     </property>
     <property name="alignment">
      <set>Qt::AlignRight|Qt::AlignTrailing|Qt::AlignVCenter</set>
     </property>
     <property name="readOnly">
      <bool>true</bool>
     </property>
    </widget>
   </item>
   <item row="0" column="4">
    <widget class="QLabel" name="label_7">
     <property name="sizePolicy">
      <sizepolicy hsizetype="Preferred" vsizetype="Fixed">
       <horstretch>0</horstretch>
       <verstretch>0</verstretch>
      </sizepolicy>
     </property>
     <property name="maximumSize">
      <size>
       <width>130</width>
       <height>16777215</height>
      </size>
     </property>
     <property name="font">
      <font>
       <family>Arial</family>
       <weight>75</weight>
       <bold>true</bold>
      </font>
     </property>
     <property name="text">
      <string>x</string>
     </property>
     <property name="alignment">
      <set>Qt::AlignCenter</set>
     </property>
    </widget>
   </item>
  </layout>
 </widget>
 <resources>
  <include location="visualcalc.qrc"/>
 </resources>
 <connections/>
</ui>
